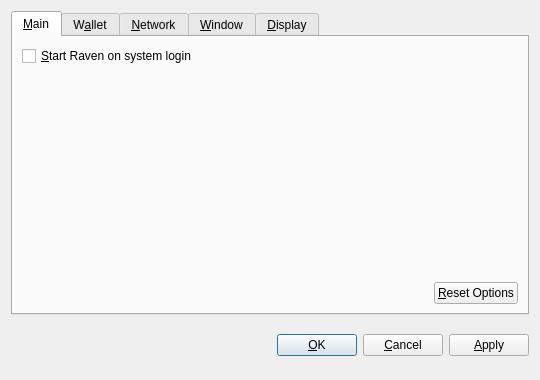
<?xml version="1.0" encoding="UTF-8"?>
<ui version="4.0">
 <class>OptionsDialog</class>
 <widget class="QDialog" name="OptionsDialog">
  <property name="geometry">
   <rect>
    <x>0</x>
    <y>0</y>
    <width>540</width>
    <height>380</height>
   </rect>
  </property>
  <property name="windowTitle">
   <string>Options</string>
  </property>
  <property name="modal">
   <bool>true</bool>
  </property>
  <layout class="QVBoxLayout" name="verticalLayout">
   <item>
    <widget class="QTabWidget" name="tabWidget">
     <property name="tabPosition">
      <enum>QTabWidget::North</enum>
     </property>
     <property name="currentIndex">
      <number>0</number>
     </property>
     <widget class="QWidget" name="tabMain">
      <attribute name="title">
       <string>&amp;Main</string>
      </attribute>
      <layout class="QVBoxLayout" name="verticalLayout_Main">
       <item>
        <widget class="QCheckBox" name="bitcoinAtStartup">
         <property name="toolTip">
          <string>Automatically start Raven after logging in to the system.</string>
         </property>
         <property name="text">
          <string>&amp;Start Raven on system login</string>
         </property>
        </widget>
       </item>
       <item>
        <spacer name="verticalSpacer_Main">
         <property name="orientation">
          <enum>Qt::Vertical</enum>
         </property>
         <property name="sizeHint" stdset="0">
          <size>
           <width>20</width>
           <height>40</height>
          </size>
         </property>
        </spacer>
       </item>
       <item>
        <layout class="QHBoxLayout" name="horizontalLayout_2_Main">
         <item>
          <spacer name="horizontalSpacer_2_Main">
           <property name="orientation">
            <enum>Qt::Horizontal</enum>
           </property>
           <property name="sizeHint" stdset="0">
            <size>
             <width>40</width>
             <height>20</height>
            </size>
           </property>
          </spacer>
         </item>
         <item>
          <widget class="QPushButton" name="resetButton">
           <property name="toolTip">
            <string>Reset all client options to default.</string>
           </property>
           <property name="text">
            <string>&amp;Reset Options</string>
           </property>
           <property name="autoDefault">
            <bool>false</bool>
           </property>
          </widget>
         </item>
        </layout>
       </item>
      </layout>
     </widget>
     <widget class="QWidget" name="tabWallet">
      <attribute name="title">
       <string>W&amp;allet</string>
      </attribute>
      <layout class="QVBoxLayout" name="verticalLayout_Network">
       <item>
        <widget class="QLabel" name="transactionFeeInfoLabel">
         <property name="text">
          <string>Optional transaction fee per kB that helps make sure your transactions are processed quickly. Most transactions are 1 kB.</string>
         </property>
         <property name="textFormat">
          <enum>Qt::PlainText</enum>
         </property>
         <property name="wordWrap">
          <bool>true</bool>
         </property>
        </widget>
       </item>
       <item>
        <layout class="QHBoxLayout" name="horizontalLayout_1_Main">
         <item>
          <widget class="QLabel" name="transactionFeeLabel">
           <property name="text">
            <string>Pay transaction &amp;fee</string>
           </property>
           <property name="textFormat">
            <enum>Qt::PlainText</enum>
           </property>
           <property name="buddy">
            <cstring>transactionFee</cstring>
           </property>
          </widget>
         </item>
         <item>
          <widget class="BitcoinAmountField" name="transactionFee"/>
         </item>
         <item>
          <spacer name="horizontalSpacer_1_Main">
           <property name="orientation">
            <enum>Qt::Horizontal</enum>
           </property>
           <property name="sizeHint" stdset="0">
            <size>
             <width>40</width>
             <height>20</height>
            </size>
           </property>
          </spacer>
         </item>
        </layout>
       </item>
       <item>
        <widget class="QLabel" name="label">
         <property name="text">
          <string>If you disable the spending of unconfirmed change, the change from a transaction cannot be used until that transaction has at least one confirmation. This also affects how your balance is computed.</string>
         </property>
         <property name="wordWrap">
          <bool>true</bool>
         </property>
        </widget>
       </item>
       <item>
        <widget class="QCheckBox" name="spendZeroConfChange">
         <property name="text">
          <string>Spend unconfirmed change  (experts only)</string>
         </property>
        </widget>
       </item>
       <item>
        <spacer name="verticalSpacer">
         <property name="orientation">
          <enum>Qt::Vertical</enum>
         </property>
         <property name="sizeHint" stdset="0">
          <size>
           <width>20</width>
           <height>40</height>
          </size>
         </property>
        </spacer>
       </item>
      </layout>
     </widget>
     <widget class="QWidget" name="tabNetwork">
      <attribute name="title">
       <string>&amp;Network</string>
      </attribute>
      <layout class="QVBoxLayout" name="verticalLayout_Network">
       <item>
        <widget class="QCheckBox" name="mapPortUpnp">
         <property name="toolTip">
          <string>Automatically open the Raven client port on the router. This only works when your router supports UPnP and it is enabled.</string>
         </property>
         <property name="text">
          <string>Map port using &amp;UPnP</string>
         </property>
        </widget>
       </item>
       <item>
        <widget class="QCheckBox" name="connectSocks">
         <property name="toolTip">
          <string>Connect to the Raven network through a SOCKS proxy (e.g. when connecting through Tor).</string>
         </property>
         <property name="text">
          <string>&amp;Connect through SOCKS proxy:</string>
         </property>
        </widget>
       </item>
       <item>
        <layout class="QHBoxLayout" name="horizontalLayout_Network">
         <item>
          <widget class="QLabel" name="proxyIpLabel">
           <property name="text">
            <string>Proxy &amp;IP:</string>
           </property>
           <property name="textFormat">
            <enum>Qt::PlainText</enum>
           </property>
           <property name="buddy">
            <cstring>proxyIp</cstring>
           </property>
          </widget>
         </item>
         <item>
          <widget class="QValidatedLineEdit" name="proxyIp">
           <property name="maximumSize">
            <size>
             <width>140</width>
             <height>16777215</height>
            </size>
           </property>
           <property name="toolTip">
            <string>IP address of the proxy (e.g. 127.0.0.1)</string>
           </property>
          </widget>
         </item>
         <item>
          <widget class="QLabel" name="proxyPortLabel">
           <property name="text">
            <string>&amp;Port:</string>
           </property>
           <property name="textFormat">
            <enum>Qt::PlainText</enum>
           </property>
           <property name="buddy">
            <cstring>proxyPort</cstring>
           </property>
          </widget>
         </item>
         <item>
          <widget class="QLineEdit" name="proxyPort">
           <property name="maximumSize">
            <size>
             <width>55</width>
             <height>16777215</height>
            </size>
           </property>
           <property name="toolTip">
            <string>Port of the proxy (e.g. 9050)</string>
           </property>
          </widget>
         </item>
         <item>
          <widget class="QLabel" name="socksVersionLabel">
           <property name="text">
            <string>SOCKS &amp;Version:</string>
           </property>
           <property name="textFormat">
            <enum>Qt::PlainText</enum>
           </property>
           <property name="buddy">
            <cstring>socksVersion</cstring>
           </property>
          </widget>
         </item>
         <item>
          <widget class="QValueComboBox" name="socksVersion">
           <property name="toolTip">
            <string>SOCKS version of the proxy (e.g. 5)</string>
           </property>
          </widget>
         </item>
         <item>
          <spacer name="horizontalSpacer_Network">
           <property name="orientation">
            <enum>Qt::Horizontal</enum>
           </property>
           <property name="sizeHint" stdset="0">
            <size>
             <width>40</width>
             <height>20</height>
            </size>
           </property>
          </spacer>
         </item>
        </layout>
       </item>
       <item>
        <spacer name="verticalSpacer_Network">
         <property name="orientation">
          <enum>Qt::Vertical</enum>
         </property>
         <property name="sizeHint" stdset="0">
          <size>
           <width>20</width>
           <height>40</height>
          </size>
         </property>
        </spacer>
       </item>
      </layout>
     </widget>
     <widget class="QWidget" name="tabWindow">
      <attribute name="title">
       <string>&amp;Window</string>
      </attribute>
      <layout class="QVBoxLayout" name="verticalLayout_Window">
       <item>
        <widget class="QCheckBox" name="minimizeToTray">
         <property name="toolTip">
          <string>Show only a tray icon after minimizing the window.</string>
         </property>
         <property name="text">
          <string>&amp;Minimize to the tray instead of the taskbar</string>
         </property>
        </widget>
       </item>
       <item>
        <widget class="QCheckBox" name="minimizeOnClose">
         <property name="toolTip">
          <string>Minimize instead of exit the application when the window is closed. When this option is enabled, the application will be closed only after selecting Quit in the menu.</string>
         </property>
         <property name="text">
          <string>M&amp;inimize on close</string>
         </property>
        </widget>
       </item>
       <item>
        <spacer name="verticalSpacer_Window">
         <property name="orientation">
          <enum>Qt::Vertical</enum>
         </property>
         <property name="sizeHint" stdset="0">
          <size>
           <width>20</width>
           <height>40</height>
          </size>
         </property>
        </spacer>
       </item>
      </layout>
     </widget>
     <widget class="QWidget" name="tabDisplay">
      <attribute name="title">
       <string>&amp;Display</string>
      </attribute>
      <layout class="QVBoxLayout" name="verticalLayout_Display">
       <item>
        <layout class="QHBoxLayout" name="horizontalLayout_1_Display">
         <item>
          <widget class="QLabel" name="langLabel">
           <property name="text">
            <string>User Interface &amp;language:</string>
           </property>
           <property name="textFormat">
            <enum>Qt::PlainText</enum>
           </property>
           <property name="buddy">
            <cstring>lang</cstring>
           </property>
          </widget>
         </item>
         <item>
          <widget class="QValueComboBox" name="lang">
           <property name="toolTip">
            <string>The user interface language can be set here. This setting will take effect after restarting Raven.</string>
           </property>
          </widget>
         </item>
        </layout>
       </item>
       <item>
        <layout class="QHBoxLayout" name="horizontalLayout_2_Display">
         <item>
          <widget class="QLabel" name="unitLabel">
           <property name="text">
            <string>&amp;Unit to show amounts in:</string>
           </property>
           <property name="textFormat">
            <enum>Qt::PlainText</enum>
           </property>
           <property name="buddy">
            <cstring>unit</cstring>
           </property>
          </widget>
         </item>
         <item>
          <widget class="QValueComboBox" name="unit">
           <property name="toolTip">
            <string>Choose the default subdivision unit to show in the interface and when sending coins.</string>
           </property>
          </widget>
         </item>
        </layout>
       </item>
       <item>
        <widget class="QCheckBox" name="displayAddresses">
         <property name="toolTip">
          <string>Whether to show Raven addresses in the transaction list or not.</string>
         </property>
         <property name="text">
          <string>&amp;Display addresses in transaction list</string>
         </property>
        </widget>
       </item>
       <item>
        <widget class="QCheckBox" name="coinControlFeatures">
         <property name="toolTip">
          <string>Whether to show coin control features or not.</string>
         </property>
         <property name="text">
          <string>Display coin &amp;control features (experts only!)</string>
         </property>
        </widget>
       </item>
       <item>
        <spacer name="verticalSpacer_Display">
         <property name="orientation">
          <enum>Qt::Vertical</enum>
         </property>
         <property name="sizeHint" stdset="0">
          <size>
           <width>20</width>
           <height>40</height>
          </size>
         </property>
        </spacer>
       </item>
      </layout>
     </widget>
    </widget>
   </item>
   <item>
    <layout class="QHBoxLayout" name="horizontalLayout_Buttons">
     <item>
      <spacer name="horizontalSpacer_1">
       <property name="orientation">
        <enum>Qt::Horizontal</enum>
       </property>
       <property name="sizeHint" stdset="0">
        <size>
         <width>40</width>
         <height>48</height>
        </size>
       </property>
      </spacer>
     </item>
     <item>
      <widget class="QLabel" name="statusLabel">
       <property name="font">
        <font>
         <weight>75</weight>
         <bold>true</bold>
        </font>
       </property>
       <property name="text">
        <string/>
       </property>
       <property name="textFormat">
        <enum>Qt::PlainText</enum>
       </property>
       <property name="wordWrap">
        <bool>true</bool>
       </property>
      </widget>
     </item>
     <item>
      <spacer name="horizontalSpacer_2">
       <property name="orientation">
        <enum>Qt::Horizontal</enum>
       </property>
       <property name="sizeHint" stdset="0">
        <size>
         <width>40</width>
         <height>48</height>
        </size>
       </property>
      </spacer>
     </item>
     <item>
      <widget class="QPushButton" name="okButton">
       <property name="text">
        <string>&amp;OK</string>
       </property>
      </widget>
     </item>
     <item>
      <widget class="QPushButton" name="cancelButton">
       <property name="text">
        <string>&amp;Cancel</string>
       </property>
       <property name="autoDefault">
        <bool>false</bool>
       </property>
      </widget>
     </item>
     <item>
      <widget class="QPushButton" name="applyButton">
       <property name="text">
        <string>&amp;Apply</string>
       </property>
       <property name="autoDefault">
        <bool>false</bool>
       </property>
      </widget>
     </item>
    </layout>
   </item>
  </layout>
 </widget>
 <customwidgets>
  <customwidget>
   <class>BitcoinAmountField</class>
   <extends>QSpinBox</extends>
   <header>bitcoinamountfield.h</header>
  </customwidget>
  <customwidget>
   <class>QValueComboBox</class>
   <extends>QComboBox</extends>
   <header>qvaluecombobox.h</header>
  </customwidget>
  <customwidget>
   <class>QValidatedLineEdit</class>
   <extends>QLineEdit</extends>
   <header>qvalidatedlineedit.h</header>
  </customwidget>
 </customwidgets>
 <resources/>
 <connections/>
</ui>
